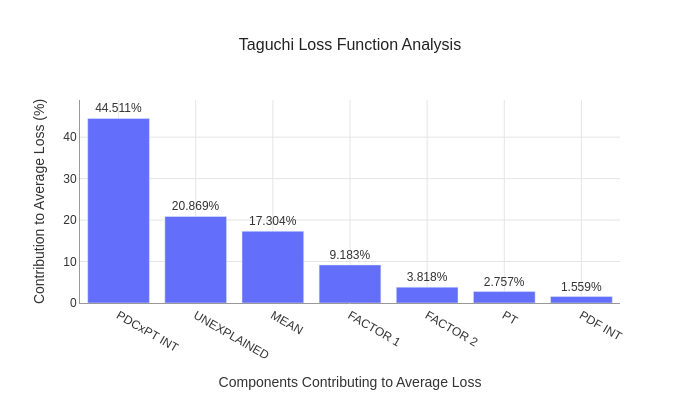

Notebook source saved alongside this figure:
### Markdown cell above
---

## Visualizing: Structured Pareto

`result.plot(structured=True)` expands the PDC bar into its per-factor components (Fig 15-5). Instead of one "PDC" bar, you see:

- **F1**, **F2** — main effect loss for each factor
- **PDF INT** — the factor interaction loss (PDC minus individual factor contributions)

This gives the analyst a more actionable view: which specific factor is contributing most to PDC loss?

### Code cell
result.plot(structured=True).show()

### Figure 1 — Plotly figure (JSON) as saved in the notebook; plotly's stock layout.template omitted (floating-point values rounded to 4 significant figures)
{"data": [{"orientation": "v", "text": ["44.511%", "20.869%", "17.304%", "9.183%", "3.818%", "2.757%", "1.559%"], "textposition": "outside", "type": "bar", "x": ["PDCxPT INT", "UNEXPLAINED", "MEAN", "FACTOR 1", "FACTOR 2", "PT", "PDF INT"], "y": [44.51, 20.87, 17.3, 9.183, 3.818, 2.757, 1.559]}], "layout": {"font": {"color": "#333333", "family": "Arial, sans-serif", "size": 12}, "height": 400, "margin": {"b": 80}, "paper_bgcolor": "white", "plot_bgcolor": "white", "title": {"font": {"color": "#222222", "size": 16}, "text": "Taguchi Loss Function Analysis", "x": 0.5, "xanchor": "center"}, "width": 700, "xaxis": {"gridcolor": "#E5E5E5", "gridwidth": 1.0, "linecolor": "#999999", "linewidth": 1.0, "showgrid": true, "showline": true, "title": {"text": "Components Contributing to Average Loss"}}, "yaxis": {"gridcolor": "#E5E5E5", "gridwidth": 1.0, "linecolor": "#999999", "linewidth": 1.0, "range": [0, 48.96], "showgrid": true, "showline": true, "title": {"text": "Contribution to Average Loss (%)"}, "zeroline": false}}}
